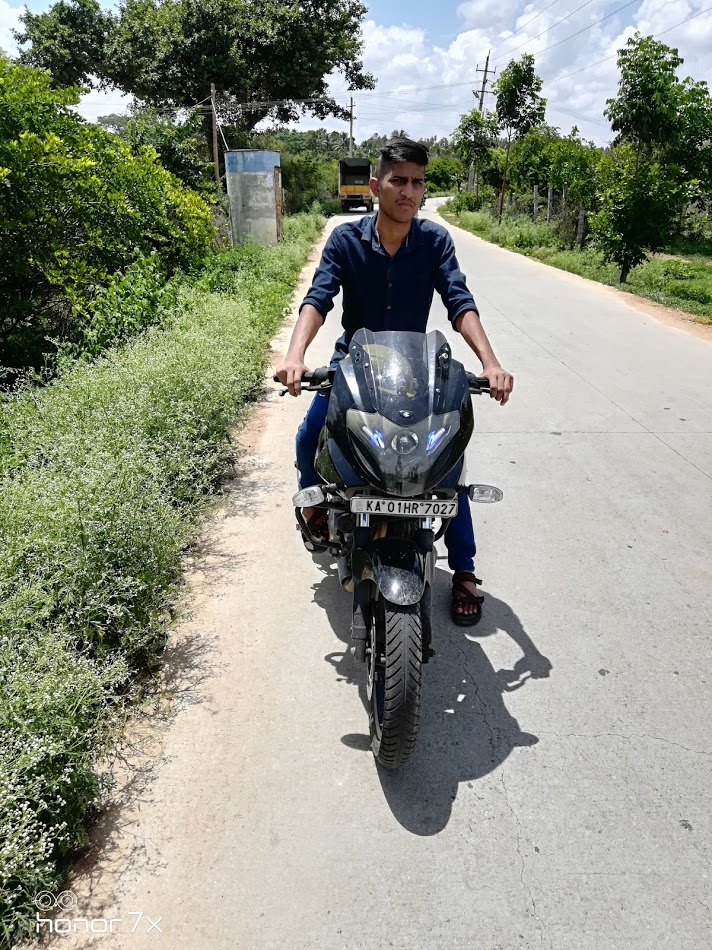
#> input picture input/akash.jpg, 712 x 950 px, found by its file name
$ python image2RLE.py
#> lines starting #> are read from the running program, lines starting #| are printed output that depends on the picture
### zigzag.py
# Zigzag scan of a matrix
# Argument is a two-dimensional matrix of any size,
# not strictly a square one.
# Function returns a 1-by-(m*n) array,
# where m and n are sizes of an input matrix,
# consisting of its items scanned by a zigzag method.
#
# Matlab Code:
# Alexey S. Sokolov a.k.a. nICKEL, Moscow, Russia
# June 2007
# alex.nickel@gmail.com

import numpy as np

def zigzag(input):
    #initializing the variables
    #----------------------------------
    h = 0
    v = 0

    vmin = 0
    hmin = 0

    vmax = input.shape[0]
    hmax = input.shape[1]

    #print(vmax ,hmax )

    i = 0

    output = np.zeros(( vmax * hmax))
    #----------------------------------

    while ((v < vmax) and (h < hmax)):

        if ((h + v) % 2) == 0:                 # going up

            if (v == vmin):
            	#print(1)
                output[i] = input[v, h]        # if we got to the first line

                if (h == hmax):
                    v = v + 1
                else:
                    h = h + 1

                i = i + 1

            elif ((h == hmax -1 ) and (v < vmax)):   # if we got to the last column
            	#print(2)
            	output[i] = input[v, h]
            	v = v + 1
            	i = i + 1

            elif ((v > vmin) and (h < hmax -1 )):    # all other cases
            	#print(3)
            	output[i] = input[v, h]
            	v = v - 1
            	h = h + 1
            	i = i + 1


        else:                                    # going down

        	if ((v == vmax -1) and (h <= hmax -1)):       # if we got to the last line
        		#print(4)
        		output[i] = input[v, h]
        		h = h + 1
        		i = i + 1

        	elif (h == hmin):                  # if we got to the first column
        		#print(5)
        		output[i] = input[v, h]

        		if (v == vmax -1):
        			h = h + 1
        		else:
        			v = v + 1

        		i = i + 1

        	elif ((v < vmax -1) and (h > hmin)):     # all other cases
        		#print(6)
        		output[i] = input[v, h]
        		v = v + 1
        		h = h - 1
        		i = i + 1


        if ((v == vmax-1) and (h == hmax-1)):          # bottom right element
        	#print(7)
        	output[i] = input[v, h]
        	break

    #print ('v:',v,', h:',h,', i:',i)
    return output


# Inverse zigzag scan of a matrix
# Arguments are: a 1-by-m*n array,
# where m & n are vertical & horizontal sizes of an output matrix.
# Function returns a two-dimensional matrix of defined sizes,
# consisting of input array items gathered by a zigzag method.
#
# Matlab Code:
# Alexey S. Sokolov a.k.a. nICKEL, Moscow, Russia
# June 2007
# alex.nickel@gmail.com


# [80 lines left out: function inverse_zigzag, not called in this run]

### image2RLE.py
import cv2
import numpy as np
import math

# import zigzag functions
from zigzag import *


def get_run_length_encoding(image):
    i = 0
    skip = 0
    stream = []
    bitstream = ""
    image = image.astype(int)
    while i < image.shape[0]:
        if image[i] != 0:
            stream.append((image[i],skip))
            bitstream = bitstream + str(image[i])+ " " +str(skip)+ " "
            skip = 0
        else:
            skip = skip + 1
        i = i + 1

    return bitstream

# defining block size
block_size = 8

# Quantization Matrix
QUANTIZATION_MAT = np.array([[16,11,10,16,24,40,51,61],[12,12,14,19,26,58,60,55],[14,13,16,24,40,57,69,56 ],[14,17,22,29,51,87,80,62],[18,22,37,56,68,109,103,77],[24,35,55,64,81,104,113,92],[49,64,78,87,103,121,120,101],[72,92,95,98,112,100,103,99]])

# reading image in grayscale style
img = cv2.imread('akash.jpg', cv2.IMREAD_GRAYSCALE)
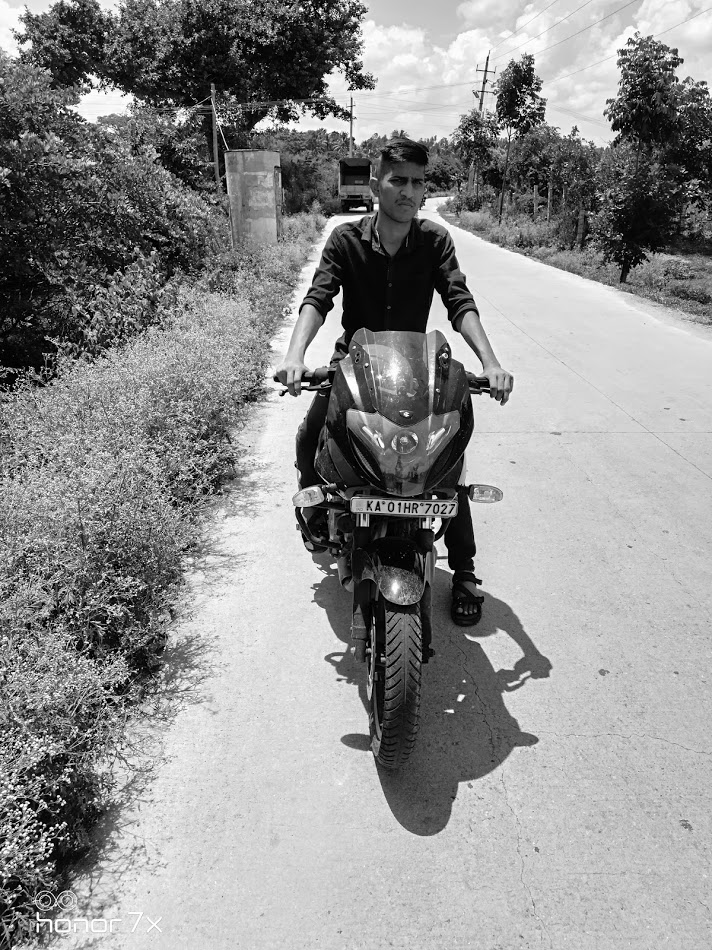
#> img: shape (950, 712); min 0, max 255, mean 143.5

#You can try with this matrix to understand working of DCT
#img = np.array([[255,255,227,204,204,203,192,217],[215,189,167,166,160,135,167,244],[169,115,99,99,99,82,127,220],[146,90,86,88,84,63,195,189],[255,255,231,239,240,182,251,232],[255,255,21,245,226,169,229,247],[255,255,222,251,174,209,174,163],[255,255,221,184,205,248,249,220]])


# get size of the image
[h , w] = img.shape
#> h = 950; w = 712


# No of blocks needed : Calculation

height = h
#> height = 950
width = w
#> width = 712
h = np.float32(h)
w = np.float32(w)

nbh = math.ceil(h/block_size)
#> nbh = 119
nbh = np.int32(nbh)

nbw = math.ceil(w/block_size)
#> nbw = 89
nbw = np.int32(nbw)


# Pad the image, because sometime image size is not dividable to block size
# get the size of padded image by multiplying block size by number of blocks in height/width

# height of padded image
H =  block_size * nbh
#> H = 952

# width of padded image
W =  block_size * nbw
#> W = 712

# create a numpy zero matrix with size of H,W
padded_img = np.zeros((H,W))

# [7 lines of commented-out code are left out]
padded_img[0:height,0:width] = img[0:height,0:width]
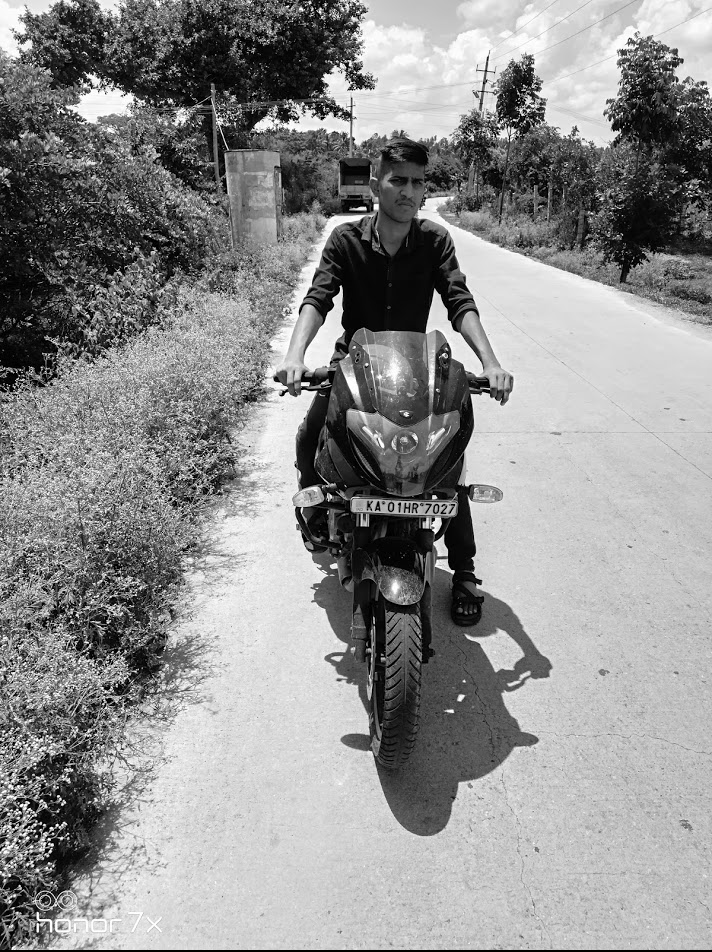
#> padded_img: shape (952, 712) float64; min 0, max 255, mean 143.2

cv2.imwrite('uncompressed.bmp', np.uint8(padded_img))


# start encoding:
# divide image into block size by block size (here: 8-by-8) blocks
# To each block apply 2D discrete cosine transform
# reorder DCT coefficients in zig-zag order
# reshaped it back to block size by block size (here: 8-by-8)

for i in range(nbh):

        # Compute start and end row index of the block
        row_ind_1 = i*block_size
        row_ind_2 = row_ind_1+block_size

        for j in range(nbw):

            # Compute start & end column index of the block
            col_ind_1 = j*block_size
            col_ind_2 = col_ind_1+block_size

            block = padded_img[ row_ind_1 : row_ind_2 , col_ind_1 : col_ind_2 ]

            # apply 2D discrete cosine transform to the selected block
            DCT = cv2.dct(block)

            DCT_normalized = np.divide(DCT,QUANTIZATION_MAT).astype(int)

            # reorder DCT coefficients in zig zag order by calling zigzag function
            # it will give you a one dimentional array
            reordered = zigzag(DCT_normalized)

            # reshape the reorderd array back to (block size by block size) (here: 8-by-8)
            reshaped= np.reshape(reordered, (block_size, block_size))

            # copy reshaped matrix into padded_img on current block corresponding indices
            padded_img[row_ind_1 : row_ind_2 , col_ind_1 : col_ind_2] = reshaped
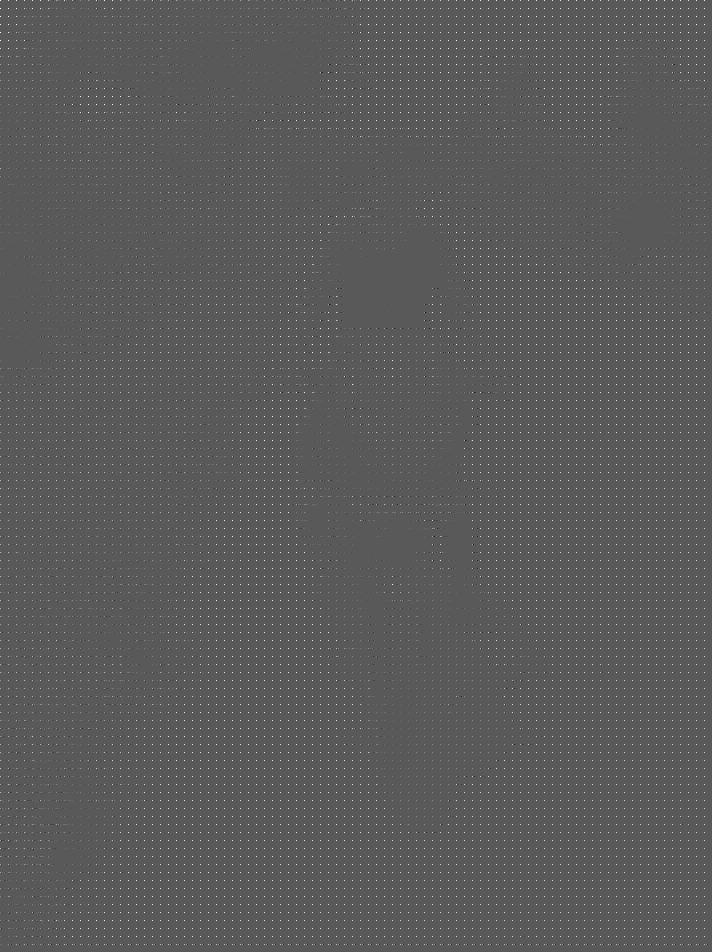
#> padded_img: shape (952, 712) float64; min -67, max 124, mean 1.1; drawn with min black and max white

cv2.imshow('encoded image', np.uint8(padded_img))
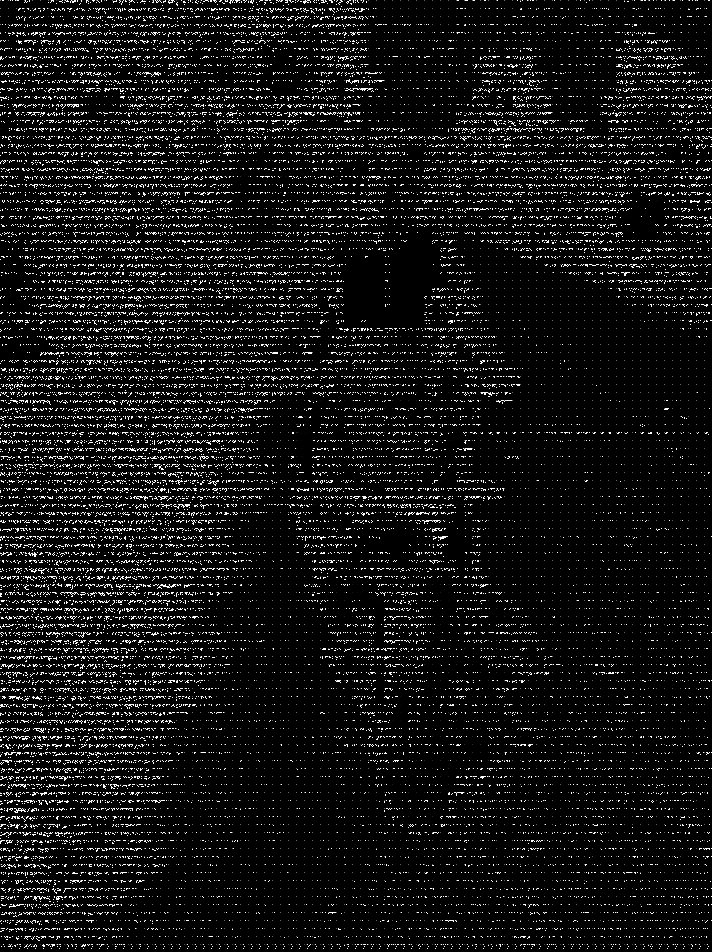
#> window 'encoded image': shape (952, 712); min 0, max 255, mean 19.5

arranged = padded_img.flatten()

# Now RLE encoded data is written to a text file (You can check no of bytes in text file is very less than no of bytes in the image
# THIS IS COMPRESSION WE WANTED, NOTE THAT ITS JUST COMPRESSION DUE TO RLE, YOU CAN COMPRESS IT FURTHER USING HUFFMAN CODES OR MAY BE
# REDUCING MORE FREQUENCY COEFFICIENTS TO ZERO)

bitstream = get_run_length_encoding(arranged)

# Two terms are assigned for size as well, semicolon denotes end of image to reciever
bitstream = str(padded_img.shape[0]) + " " + str(padded_img.shape[1]) + " " + bitstream + ";"

# Written to image.txt
file1 = open("image.txt","w")
file1.write(bitstream)
file1.close()

cv2.waitKey(0)
cv2.destroyAllWindows()
